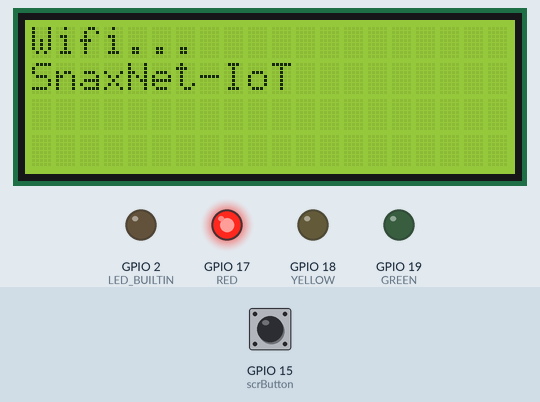
A program run on a simulated ESP32. On the bench: 20×4 character LCD, output pins drawn as LEDs (lit = HIGH). The test bench sets the inputs (shaded band); at power-on: GPIO 15 (scrButton) HIGH. WiFi joins after 1.5 s; servers stay silent unless stated; network time is answered at once with the bench clock; the local clock reads 2024-03-15 10:24:30 at power-on unless the program sets it; no MQTT or app messages arrive unless stated.

Above: at 1.2 s.
At 12.0 s:
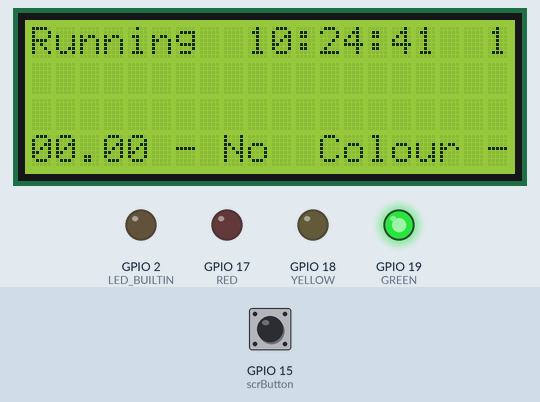
12.1 s: GPIO 15 (scrButton) pulled LOW for 0.15 s
At 13.6 s:
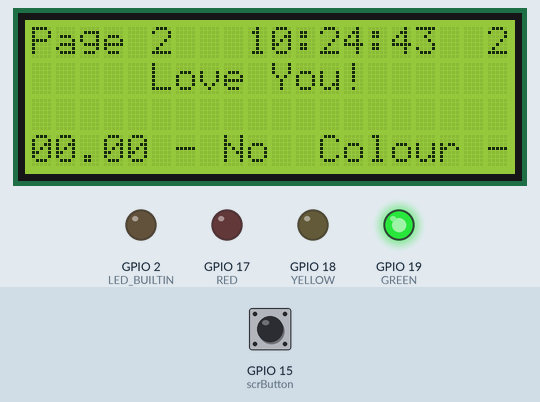
15.2 s: GPIO 15 (scrButton) pulled LOW for 0.15 s
At 18.8 s:
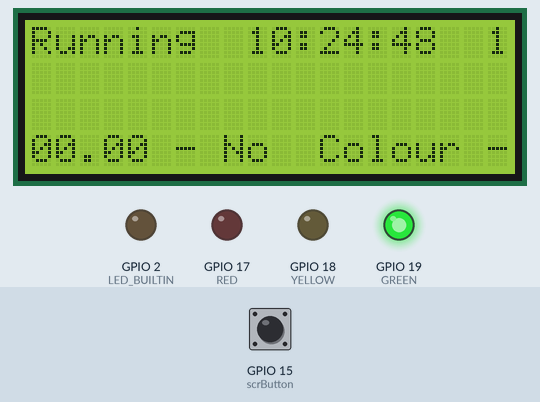
Timing chart, 0 to 20.3 s (numbered marks = the images above; inputs shaded):
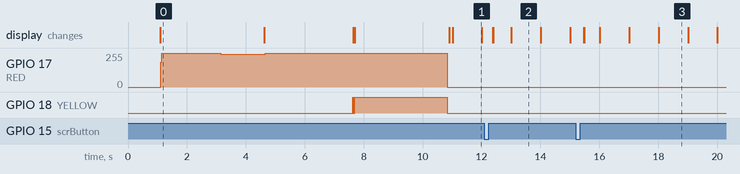

The program:

main.cpp
```cpp
#include <arduino.h>
#include <WiFi.h>
#include <PubSubClient.h>
#include <WiFiUdp.h>
#include <LiquidCrystal_I2C.h>
#include <OneButton.h>
#include <NTPClient.h>
#include <Wire.h>
#include <ESP32Time.h>
#include <ArduinoJson.h>

// ------------------------------------------------------------------
// Defines
//-------------------------------------------------------------------
// Debugging
//
#define DEBUG 0

#if DEBUG == 1
#define debug(x) Serial.print(x)
#define debugln(x) Serial.println(x)
#define wait(x) delay(x)
#else
#define debug(x)
#define debugln(x)
#define wait(x)
#endif

//-------------------------------------------------------------------

#define LCDCOLUMNS 20
#define LCDROWS 4

#define GREEN 19
#define YELLOW 18
#define RED 17

#define strRED "RED           "
#define strYELLOW "YELLOW        "
#define strGREEN "GREEN         "
#define strGreenYellow "GREEN/YELLOW  "
#define strGreenYellowRed "GRN/YEL/RED   "

#define scrButton 15
#define pressed HIGH

#define BLANKLCDLINE "                    "

#define MAXPAGE 2

#define MSG_BUFFER_SIZE (50)

// ---------------------------------------------------------------
// Global Variables

char colour[15] = "- No  Colour -";
int currentPage = 0;
int nextPage = 1;

// set LCD address, number of columns and rows
LiquidCrystal_I2C lcd(0x3F, LCDCOLUMNS, LCDROWS);

// // set LCD address, number of columns and rows
// LiquidCrystal_I2C lcd(0x3F, LCDCOLUMNS, LCDROWS);

WiFiUDP udp;
WiFiClient wifiClient;
PubSubClient MQTTClient(wifiClient);

OneButton button(scrButton, true, true);

// const char *SSID = "SnaxNet";
// const char *PASSWORD = "snaxmuppet4481";

char SSID[] = "SnaxNet-IoT";
char PASSWORD[] = "6yorkroad-iot";
IPAddress local_ip;
char ipAddress[] = "000.000.000.000";

char MQTTSERVER[] = "192.168.1.45";
char clientId[] = "ESP32AgilePriceMonitor1";
char subscribecurrentPeriodPrice[] = "agile/currentPeriodPrice";
char subscribeperiodAvgMinPrices[] = "agile/periodAvgMinPrices";
char subscribeperiodAvgStrtTimes[] = "agile/periodAvgStrtTimes";
char subscribeAgile[] = "agile/#";

unsigned long lastMsg = 0;

char msg[MSG_BUFFER_SIZE];
int value = 0;
char lcdLine[21];

char displayPrice[] = "00.00";
float price = atof((char *)displayPrice);

char TZ_INFO[] = "GMT0GMT,M3.5.0/1,M10.5.0";
NTPClient timeClient(udp, "pool.ntp.org", 0);
ESP32Time rtc(0);
char displayTime[9] = "00:00:00";

// ------------------------------------------------------------------------------
//

void ledsOFF()
{
  digitalWrite(RED, LOW);
  digitalWrite(YELLOW, LOW);
  digitalWrite(GREEN, LOW);
}

void ledsON()
{
  digitalWrite(RED, HIGH);
  digitalWrite(YELLOW, HIGH);
  digitalWrite(GREEN, HIGH);
}

void priceReceived(float price)
{
  debug("Price received = ");
  debugln(price);
}

void initLCD()
{
  lcd.init();
  lcd.backlight();
  lcd.clear();

  Wire.setClock(10000);
}

void printToLCD(char text[], int row, int column, bool clear)
{
  if (clear)
    lcd.clear();

  // debug("Sending to LCD : >");
  // debug(text);
  // debugln("<");

  lcd.setCursor(column, row);
  lcd.print(text);
}

void getLocalIP(IPAddress IP)
{
  uint32_t ip_addr = (uint32_t)IP;
  IPAddress _ip;
  _ip = ip_addr;

  snprintf(ipAddress, 16, "%d.%d.%d.%d", _ip[0], _ip[1], _ip[2], _ip[3]);
}

void setup_wifi()
{
  wait(100);
  digitalWrite(RED, HIGH);

  // We start by connecting to a WiFi network

  debug("Connecting to ");
  debugln(SSID);

  strcpy(lcdLine, (char *)SSID);
  printToLCD((char *)"Wifi...", 0, 0, 1);
  printToLCD(lcdLine, 1, 0, 0);
  delay(2000);

  WiFi.disconnect();
  WiFi.begin(SSID, PASSWORD);

  while (WiFi.status() != WL_CONNECTED)
  {
    digitalWrite(RED, LOW);
    wait(500);
    debug(".");
    digitalWrite(RED, HIGH);
    wait(500);
  }

  debugln("");
  debugln("WiFi connected");
  debug("IP address: ");
  debugln(WiFi.localIP());

  local_ip = WiFi.localIP();
  getLocalIP(local_ip);

  printToLCD((char *)"Good: IP Address: ", 2, 0, 0);
  printToLCD(ipAddress, 3, 0, 0);
  delay(3000);
}

void showPage(int reqPage)
{
  switch (reqPage)
  {
  case 1:
    printToLCD((char *)"Running", 0, 0, 1);
    printToLCD((char *)"1", 0, 19, 0);
    printToLCD((char *)BLANKLCDLINE, 3, 0, 0);
    printToLCD(displayPrice, 3, 0, 0);
    printToLCD(colour, 3, 6, 0);
    break;

  case 2:

    printToLCD((char *)"Page 2   ", 0, 0, 1);
    printToLCD((char *)"2", 0, 19, 0);
    printToLCD((char *)BLANKLCDLINE, 3, 0, 0);
    printToLCD((char *)"Love You!", 1, 5, 0);
    printToLCD(displayPrice, 3, 0, 0);
    printToLCD(colour, 3, 6, 0);
    break;
  }

  currentPage = reqPage;
}

void reconnect()
{
  digitalWrite(YELLOW, HIGH);
  printToLCD((char *)"Connecting to MQTT...", 0, 0, 1);
  wait(500);
  int row = 0;

  // Loop until we're reconnected
  while (!MQTTClient.connected())
  {
    digitalWrite(YELLOW, LOW);
    wait(500);

    printToLCD((char *)".", 1, row, 0);
    wait(500);

    //  Attempt to connect
    MQTTClient.connect(clientId);

    digitalWrite(YELLOW, HIGH);

    row++;
  }

  // Must be connected
  debugln("connected");
  printToLCD((char *)"Good", 1, 0, 0);
  wait(1000);

  if (!MQTTClient.subscribe(subscribeAgile))
  {
    Serial.println("subscribeAgile Not Subscribed");
  }

  delay(100);

  digitalWrite(YELLOW, HIGH);
  wait(500);

  showPage(currentPage);
}

void setLEDColour()
{
  if (price >= 25)
  {
    digitalWrite(RED, HIGH);
    strcpy(colour, strRED);
  }
  else if (price >= 20)
  {
    digitalWrite(YELLOW, HIGH);
    strcpy(colour, strYELLOW);
  }
  else if (price >= 10)
  {
    digitalWrite(GREEN, HIGH);
    strcpy(colour, strGREEN);
  }
  else if (price >= 0)
  {
    digitalWrite(GREEN, HIGH);
    digitalWrite(YELLOW, HIGH);
    strcpy(colour, strGreenYellow);
  }
  else
  {
    ledsON();
    strcpy(colour, strGreenYellowRed);
  }
}

void initLEDS(int count, int gap)
{

  while (count > 0)
  {
    ledsON();
    wait(gap);
    ledsOFF();
    wait(gap);
    --count;
  }
}

void callback(char *topic, byte *payload, unsigned int length)
{

  payload[length] = '\0';

  debug("Message arrived [");
  debug(topic);
  debugln("] ");
  wait(1000);

  // check topic for the subscribed topic that has changed...

  // agile/currentPeriodPrice
  if (strcmp(topic, subscribecurrentPeriodPrice) == 0)
  {
    price = atof((char *)payload);
    dtostrf(price, 4, 2, displayPrice);

    debug("Converted price: ");
    debugln(price);
    debug(displayPrice);
    debugln();
    wait(1000);

    initLEDS(60, 20);
    setLEDColour();

    printToLCD(displayPrice, 3, 0, 0);
    printToLCD(colour, 3, 6, 0);
  }

  // agile/periodAvgMinPrices
  // if (strcmp(topic, subscribeperiodAvgMinPrices) == 0)
  // {
  //   printToLCD((char *)"Rec. Avg Min Prices", 2, 0, 0);
  //   delay(1000);
  //   printToLCD((char *)BLANKLCDLINE, 2, 0, 0);
  // }

  // agile/periodAvgStartTimes
  if (strcmp(topic, subscribeperiodAvgStrtTimes) == 0)
  {
    printToLCD((char *)"Rec.Avg Start Times", 2, 0, 0);
    delay(1000);
    printToLCD((char *)BLANKLCDLINE, 2, 0, 0);
  }
}

void selectNextPage(int reqPage)
{
  if (reqPage == 0)
  {
    if (currentPage == MAXPAGE)
      reqPage = 1;
    else
      reqPage = currentPage + 1;
  }
  nextPage = reqPage;
}

void setup_MQTT()
{
  digitalWrite(YELLOW, HIGH);

  MQTTClient.disconnect();

  MQTTClient.setKeepAlive(90);
  MQTTClient.setServer(MQTTSERVER, 1883);
  MQTTClient.setCallback(callback);

  if (!MQTTClient.connected())
  {
    reconnect();
  }
  digitalWrite(YELLOW, HIGH);
}

void singleClick()
{
  debugln("Single Click");
  wait(2000);

  selectNextPage(0);
}

void setup_button()
{
  button.attachClick(singleClick);
  // button.attachDoubleClick(doubleClick);
  // button.attachLongPressStop(longClick);
}

void setup_timeClient()
{
  debugln("Getting NTP time...");
  wait(1000);

  timeClient.begin();
  wait(100);

  while (!timeClient.update())
  {
    timeClient.forceUpdate();
  }

  unsigned long epochTime = timeClient.getEpochTime();
  rtc.setTime(epochTime);

  debug("RTC Time: ");
  debugln(rtc.getTime());

  delay(3000);
}

void getRTCTime()
{
  int Hr = rtc.getHour(true);
  int Min = rtc.getMinute();
  int Sec = rtc.getSecond();

  snprintf(displayTime, 16, "%02i:%02i:%02i", Hr, Min, Sec);
  printToLCD((char *)displayTime, 0, 9, 0);
}

void setup()
{

  pinMode(YELLOW, OUTPUT);
  pinMode(RED, OUTPUT);
  pinMode(GREEN, OUTPUT);
  pinMode(LED_BUILTIN, OUTPUT);

  Serial.begin(115200);
  delay(1000);

  initLCD();

  initLEDS(5, 100);

  debugln("Start setup... ");

  strcpy(lcdLine, "Start...");
  printToLCD(lcdLine, 0, 0, 1);

  setup_wifi();
  setup_MQTT();
  setup_button();
  setup_timeClient();

  debugln("End setup... ");

  ledsON();
  wait(1000);
  ledsOFF();

  digitalWrite(GREEN, HIGH);
  digitalWrite(BUILTIN_LED, LOW);
}

void loop()
{
  // debug("MQTT connected status: ");
  // debugln(MQTTClient.connected());

  getRTCTime();

  while (!MQTTClient.loop())
  {
    reconnect();
  }

  button.tick();

  if (nextPage != currentPage)
  {
    showPage(nextPage);
  }
}
```

Measured:
- after the input at 12.1 s, the display: first changes after 0.28 s (image 2 shows a later state)
- after the input at 15.2 s, the display: first changes after 0.27 s (image 3 shows a later state)
- what the display in image 0 shows lasts 3.5 s, from 1.1 s to 4.6 s
- what the display in image 2 shows lasts 1.0 s, from 13.0 s to 14.0 s
